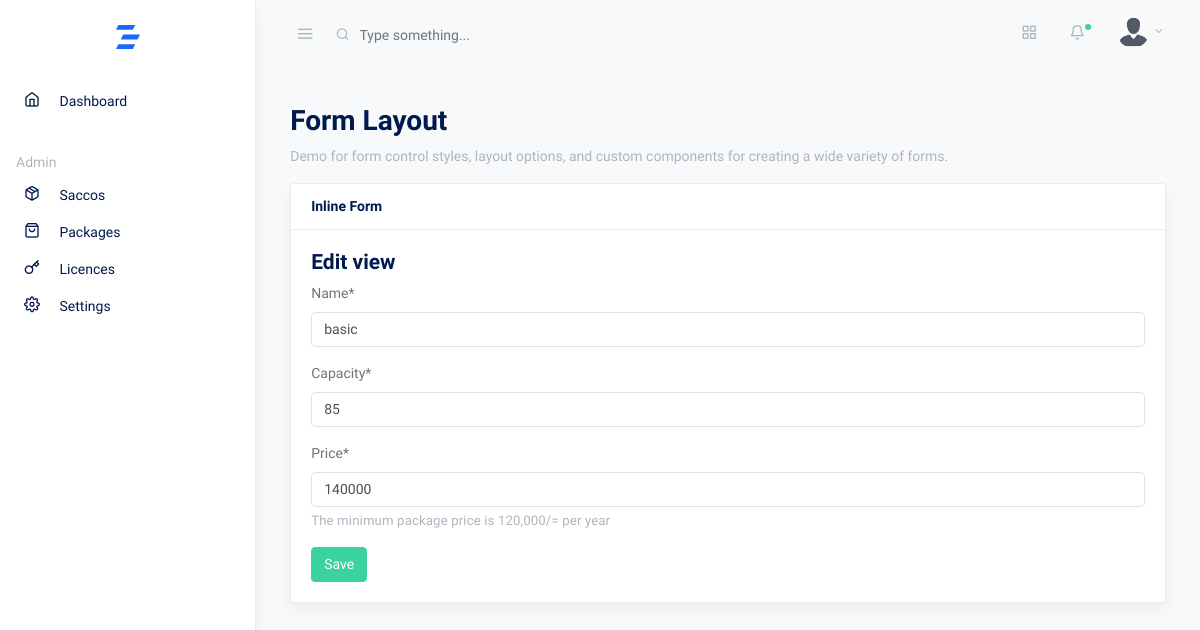
Page /packages/2/update on the earlier database version.
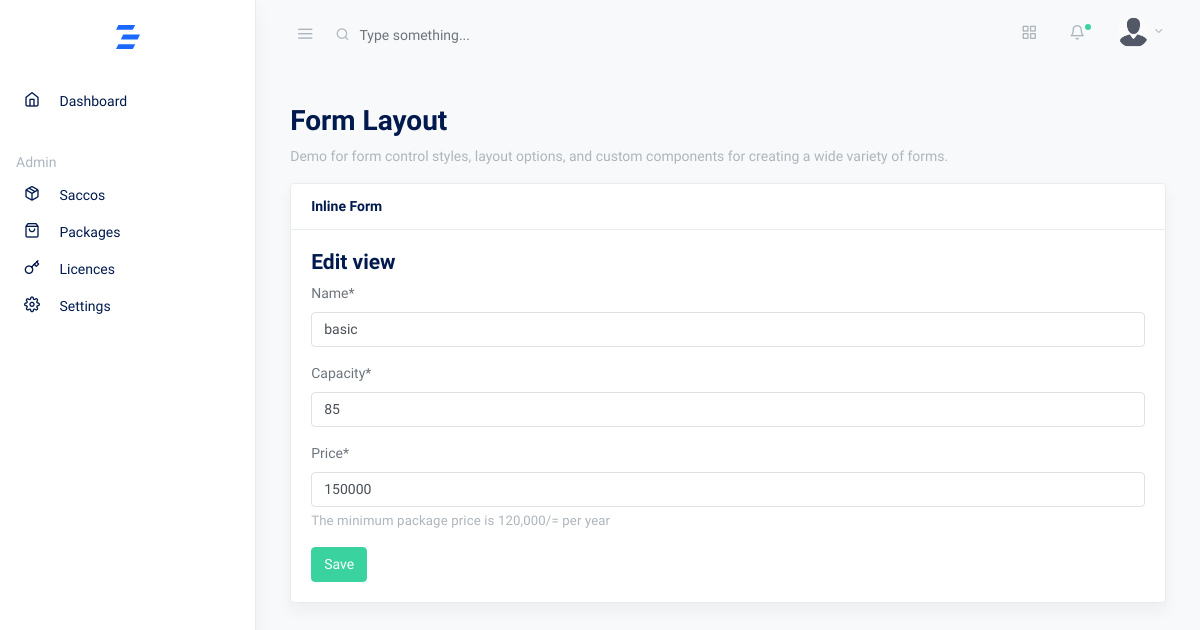
Same page on the later database version.
### core/models.py (models this page shows, shortened)
class CustomModel(models.Model):
    created_on = models.DateTimeField(auto_now_add=True)
    updated_on = models.DateTimeField(auto_now=True, null=True)
    class Meta:
        abstract = True
        ordering = ['created_on']

class Package(CustomModel):
    name = models.CharField(max_length=60, unique=True)
    capacity = models.PositiveIntegerField()
    price = models.PositiveIntegerField(validators=[MinValueValidator(120000)], help_text='The minimum package price is 120,000/= per year ')
    status = models.CharField(max_length=10, default='active')

### core/views.py (the view, shortened to what this page needs)
# urls.py: path('packages/<int:pk>/update', PackageUpdateView.as_view(), name='package_update'),
class PackageUpdateView(UpdateView):
    model = Package
    context_object_name = 'package'
    template_name = 'packages/add.html'
    form_class = PackageForm

### core/forms.py
class PackageForm(forms.ModelForm):
    class Meta:
        model = Package
        fields = ['name', 'capacity', 'price', ]

### templates/packages/add.html (shortened to what this page needs)
{% extends 'base.html' %}
{% load crispy_forms_tags %}
{% block content %}
<div class="container-fluid">
    <div class="row justify-content-center">
      <div class="col-12">
        <h2 class="page-title">Form Layout</h2>
        <p class="text-muted">Demo for form control styles, layout options, and custom components for creating a wide variety of forms.</p>
        <div class="row">
          <div class="col-md-12">
            <div class="card shadow mb-4">
              <div class="card-header">
                <strong class="card-title">Inline Form</strong>
              </div>
              <div class="card-body">
                <form action="" method="post">
                    <h4>Edit  view</h4>
                    {{form|crispy}}
                    <input class="btn btn-success text-white" type="submit" value="Save">
                 </form>
              </div>
            </div>
          </div>
        </div>
      </div>
    </div>
  </div>
{% endblock content %}

Differences in the rows shown:
changed Package "basic": price "140000" → "150000"
